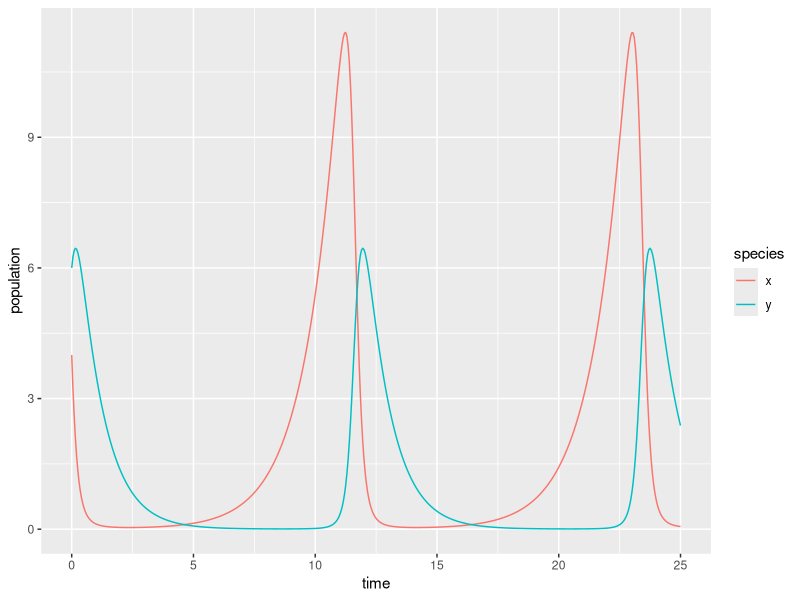

R code for this plot:
## ---- chunk 1
knitr::opts_chunk$set(echo = TRUE)
library(tidyverse)
library(deSolve)
library(kableExtra)
## ---- chunk 2
# Create a sequence of times (days): 
time <- seq(0, 25, by = 0.05)

# Set some parameter values (these can change - keep it in mind):
parameters <- c(alpha = .75, beta = 0.8, delta = 0.5, gamma = 1)

# Set the initial condition (prey and predator populations at t = 0).
# Recall: x = prey, y = predator
init_cond <- c(x = 4, y = 6) #make some changes to x and y values to see plot change

# Prepare the series of differential equations as a function: 
lk_equations <- function(time, init_cond, parameters) {
  with(as.list(c(init_cond, parameters)), {
    dxdt = alpha * x - beta * x * y
    dydt = delta * x * y - gamma * y
    return(list(c(dxdt, dydt)))
  })
}

# Find the approximate the solution using `deSolve::ode()`:
approx_lk <- ode(y = init_cond, times = time, func = lk_equations, parms = parameters)

# Check the class: 
class(approx_lk)

# We really want this to be a data frame, and we want both prey (x) and predator (y) to be in the same column -- we'll learn why in EDS 221 (tidy data)
approx_lk_df <- data.frame(approx_lk) %>% 
  pivot_longer(cols = c(x,y), names_to = "species", values_to = "population")

# Plot it! 
ggplot(data = approx_lk_df, aes(x = time, y = population)) +
  geom_line(aes(color = species))
